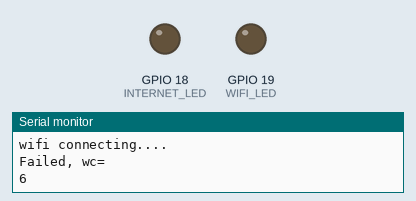
The program below on a simulated ESP32. Shown: output pins drawn as LEDs (lit = HIGH), the last lines printed to the serial monitor. WiFi joins after 1.5 s; servers stay silent unless stated; no MQTT or app messages arrive unless stated.

Above: at 0.1 s.
At 2.1 s:
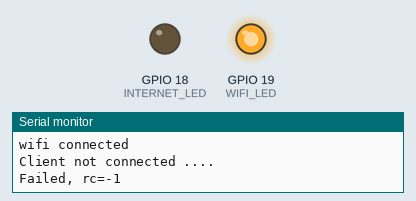
At 12.1 s:
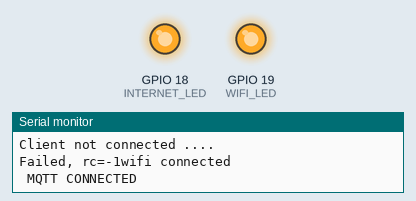
Timing chart, 0 to 13.6 s (numbered marks = the images above):
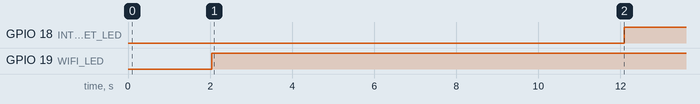

Measured:
- by itself, GPIO 18 (INTERNET_LED): LOW → HIGH at 12.1 s
- by itself, GPIO 19 (WIFI_LED): LOW → HIGH at 2.0 s

The program:

main.cpp
```cpp
#include <Arduino.h>
#include <WiFi.h>
#include <PubSubClient.h>

#define MQTT_SERVER "Enter Your MQTT Server" /* Enter Your MQTT Server */
#define MQTT_PORT 1883                       /*Enter Your MQTT PORT*/

#define SSID "Testing"                       /* Enter Your WIFI Name */
#define PASSWORD "12345678" /*Enter Your WIFI Password*/

#define DEVICE_TOKEN "Boodskap Platform token" /*Enter Your Boodskap Platform token*/

#define MSG_ID 10000 /*Enter Your Message ID*/

#define WIFI_LED 19
#define INTERNET_LED 18

String clientid = DEVICE_TOKEN; /*Enter your Token*/

/* MQTT Topic */
String topic = "/" + String(DEVICE_TOKEN) + "/pub/" + String(MSG_ID); /*topic = "/YOUR_DEVICE_TOKEN/pub/YOUR MESSSAGE ID"*/

WiFiClient espClient;
PubSubClient client(espClient);

uint32_t lastReport = 0;
uint32_t Reporting_Interval = 1000 * 15;

void setup()
{
    pinMode(WIFI_LED, OUTPUT);
    pinMode(INTERNET_LED, OUTPUT);

    Serial.begin(9600);
    Serial2.begin(9600);
    WiFi.mode(WIFI_STA);
    WiFi.begin(SSID, PASSWORD);
    client.setServer(MQTT_SERVER, MQTT_PORT);
}
void loop()
{
    String senddata;

    if (Serial2.available() > 0)
    {
        senddata = Serial2.readString();
        if (client.connected() == 1)
        {
            client.publish(topic.c_str(), senddata.c_str());
            Serial.println("data published to server");
            Serial.println(senddata);
            delay(2000);
        }
    }

    delay(10);

    if (WiFi.status() == WL_CONNECTED)
    {
        Serial.println("wifi connected");
        if (client.connected() == 1)
        {
            Serial.println(" MQTT CONNECTED");
            digitalWrite(WIFI_LED, HIGH);
            digitalWrite(INTERNET_LED, HIGH);
            delay(100);
        }
        else
        {
            digitalWrite(WIFI_LED, HIGH);
            digitalWrite(INTERNET_LED, LOW);
            Serial.println("Client not connected ....");
            Serial.print("Failed, rc=");
            Serial.print(client.state());
            client.connect(clientid.c_str());
            delay(10000); /* You can change the Server connection waiting time*/
        }
    }
    else
    {
        digitalWrite(WIFI_LED, LOW);
        digitalWrite(INTERNET_LED, LOW);
        Serial.println("wifi connecting....");
        Serial.println("Failed, wc=");
        Serial.println(WiFi.status());
        if (WiFi.status() == WL_DISCONNECTED)
        {
            /*WiFi.disconnect();*/
            WiFi.begin(SSID, PASSWORD);
        }
        delay(1000);
    }
}
```
